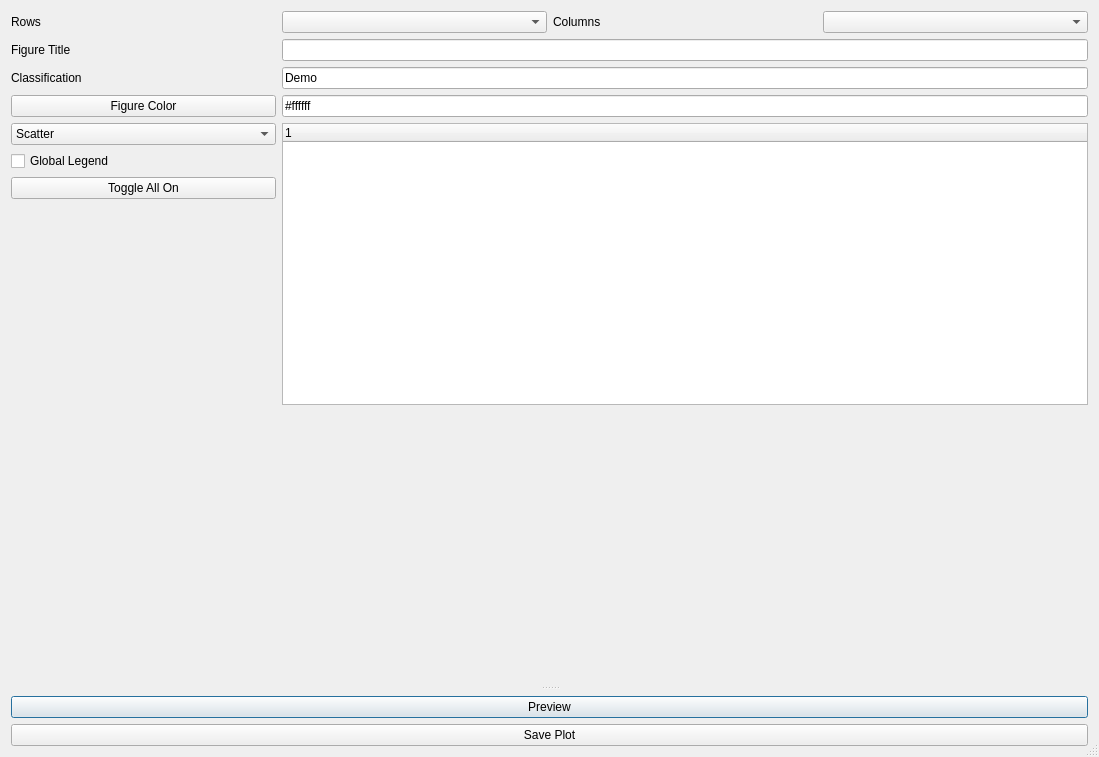
<?xml version="1.0" encoding="UTF-8"?>
<ui version="4.0">
 <class>Dialog</class>
 <widget class="QDialog" name="Dialog">
  <property name="geometry">
   <rect>
    <x>0</x>
    <y>0</y>
    <width>1099</width>
    <height>757</height>
   </rect>
  </property>
  <property name="windowTitle">
   <string>Dialog</string>
  </property>
  <property name="sizeGripEnabled">
   <bool>true</bool>
  </property>
  <property name="modal">
   <bool>false</bool>
  </property>
  <layout class="QGridLayout" name="gridLayout">
   <item row="1" column="0">
    <widget class="QPushButton" name="JustDoIt">
     <property name="text">
      <string>Preview</string>
     </property>
    </widget>
   </item>
   <item row="0" column="0">
    <widget class="QSplitter" name="MainSplit">
     <property name="sizePolicy">
      <sizepolicy hsizetype="Expanding" vsizetype="Expanding">
       <horstretch>0</horstretch>
       <verstretch>0</verstretch>
      </sizepolicy>
     </property>
     <property name="minimumSize">
      <size>
       <width>0</width>
       <height>0</height>
      </size>
     </property>
     <property name="sizeIncrement">
      <size>
       <width>0</width>
       <height>0</height>
      </size>
     </property>
     <property name="baseSize">
      <size>
       <width>0</width>
       <height>0</height>
      </size>
     </property>
     <property name="orientation">
      <enum>Qt::Vertical</enum>
     </property>
     <property name="opaqueResize">
      <bool>true</bool>
     </property>
     <widget class="QWidget" name="verticalLayoutWidget">
      <layout class="QVBoxLayout" name="verticalLayout">
       <item>
        <layout class="QGridLayout" name="gridLayout_3">
         <property name="sizeConstraint">
          <enum>QLayout::SetDefaultConstraint</enum>
         </property>
         <item row="2" column="1" colspan="3">
          <widget class="QLineEdit" name="Classification">
           <property name="text">
            <string>Demo</string>
           </property>
          </widget>
         </item>
         <item row="0" column="2">
          <widget class="QLabel" name="label_6">
           <property name="text">
            <string>Columns</string>
           </property>
          </widget>
         </item>
         <item row="3" column="1" colspan="3">
          <widget class="QLineEdit" name="FigureColorValue">
           <property name="text">
            <string>#ffffff</string>
           </property>
           <property name="readOnly">
            <bool>true</bool>
           </property>
          </widget>
         </item>
         <item row="0" column="1">
          <widget class="QComboBox" name="RowCombo">
           <property name="sizePolicy">
            <sizepolicy hsizetype="Preferred" vsizetype="Fixed">
             <horstretch>0</horstretch>
             <verstretch>0</verstretch>
            </sizepolicy>
           </property>
          </widget>
         </item>
         <item row="4" column="0">
          <layout class="QVBoxLayout" name="verticalLayout_2">
           <item>
            <widget class="QComboBox" name="PlotListType">
             <item>
              <property name="text">
               <string>Scatter</string>
              </property>
             </item>
             <item>
              <property name="text">
               <string>Line</string>
              </property>
             </item>
             <item>
              <property name="text">
               <string>Timeline</string>
              </property>
             </item>
             <item>
              <property name="text">
               <string>Stacked</string>
              </property>
             </item>
             <item>
              <property name="text">
               <string>Pie</string>
              </property>
             </item>
             <item>
              <property name="text">
               <string>Bar</string>
              </property>
             </item>
             <item>
              <property name="text">
               <string>Basemap</string>
              </property>
             </item>
             <item>
              <property name="text">
               <string>3D Plot</string>
              </property>
             </item>
            </widget>
           </item>
           <item>
            <widget class="QCheckBox" name="GlobalLegend">
             <property name="text">
              <string>Global Legend</string>
             </property>
            </widget>
           </item>
           <item>
            <widget class="QPushButton" name="EnableAll">
             <property name="text">
              <string>Toggle All On</string>
             </property>
            </widget>
           </item>
           <item>
            <spacer name="verticalSpacer_2">
             <property name="orientation">
              <enum>Qt::Vertical</enum>
             </property>
             <property name="sizeHint" stdset="0">
              <size>
               <width>20</width>
               <height>40</height>
              </size>
             </property>
            </spacer>
           </item>
          </layout>
         </item>
         <item row="4" column="1" colspan="3">
          <widget class="QTreeWidget" name="PlotListData">
           <property name="dragDropMode">
            <enum>QAbstractItemView::DragOnly</enum>
           </property>
           <column>
            <property name="text">
             <string notr="true">1</string>
            </property>
           </column>
          </widget>
         </item>
         <item row="3" column="0">
          <widget class="QPushButton" name="FigureColor">
           <property name="text">
            <string>Figure Color</string>
           </property>
          </widget>
         </item>
         <item row="5" column="1">
          <spacer name="verticalSpacer">
           <property name="orientation">
            <enum>Qt::Vertical</enum>
           </property>
           <property name="sizeHint" stdset="0">
            <size>
             <width>20</width>
             <height>40</height>
            </size>
           </property>
          </spacer>
         </item>
         <item row="1" column="1" colspan="3">
          <widget class="QLineEdit" name="FigureTitle"/>
         </item>
         <item row="0" column="3">
          <widget class="QComboBox" name="ColumnCombo">
           <property name="sizePolicy">
            <sizepolicy hsizetype="Preferred" vsizetype="Fixed">
             <horstretch>0</horstretch>
             <verstretch>0</verstretch>
            </sizepolicy>
           </property>
          </widget>
         </item>
         <item row="2" column="0">
          <widget class="QLabel" name="label_2">
           <property name="text">
            <string>Classification</string>
           </property>
          </widget>
         </item>
         <item row="1" column="0">
          <widget class="QLabel" name="label">
           <property name="text">
            <string>Figure Title</string>
           </property>
          </widget>
         </item>
         <item row="0" column="0">
          <widget class="QLabel" name="label_3">
           <property name="text">
            <string>Rows</string>
           </property>
          </widget>
         </item>
        </layout>
       </item>
      </layout>
     </widget>
     <widget class="QWidget" name="gridLayoutWidget_2">
      <layout class="QGridLayout" name="LayoutGrid"/>
     </widget>
    </widget>
   </item>
   <item row="2" column="0">
    <widget class="QPushButton" name="SaveButton">
     <property name="text">
      <string>Save Plot</string>
     </property>
    </widget>
   </item>
  </layout>
 </widget>
 <resources/>
 <connections/>
</ui>
